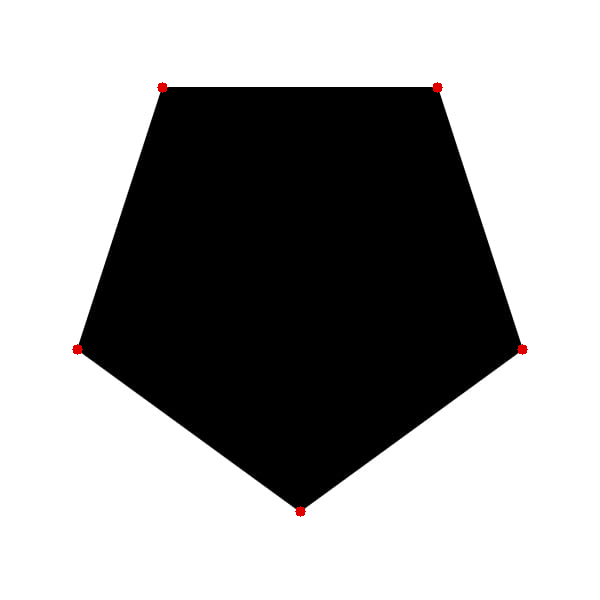
#> input picture data/pentagon_counted.png, 600 x 600 px
$ python markCorners.py --input data/pentagon_counted.png --filename data/square_counted.png
#> lines starting #> are read from the running program, lines starting #| are printed output that depends on the picture; after the words box and inside, x2 and y2 are one past the last pixel; in counts of white or black regions, pixels touching at a corner belong together
import cv2
import numpy as np
import argparse

parser = argparse.ArgumentParser(description='Corner Detector')
parser.add_argument('-i', '--input', help='Path to input image.')
parser.add_argument('-fname', '--filename', help='The name of the new file, with counted corners')
args = parser.parse_args()

image = args.input
filename = args.filename

img = cv2.imread(image)
#> img is the input picture: shape (600, 600, 3); mean B, G, R 162, 162, 162.3
gray = cv2.cvtColor(img, cv2.COLOR_BGR2GRAY)

corners = cv2.goodFeaturesToTrack(gray, 27, 0.1, 10)
#> corners = [[167, 86], [432, 86], [295, 509], [159, 92], [440, 92], [305, 509], [525, 352], [74, 352]]
corners = np.int0(corners)

for corner in corners:
    x, y = corner.ravel()
    cv2.circle(img, (x,y), 5, (0, 0, 225), -1)
#> this loop made 8 passes
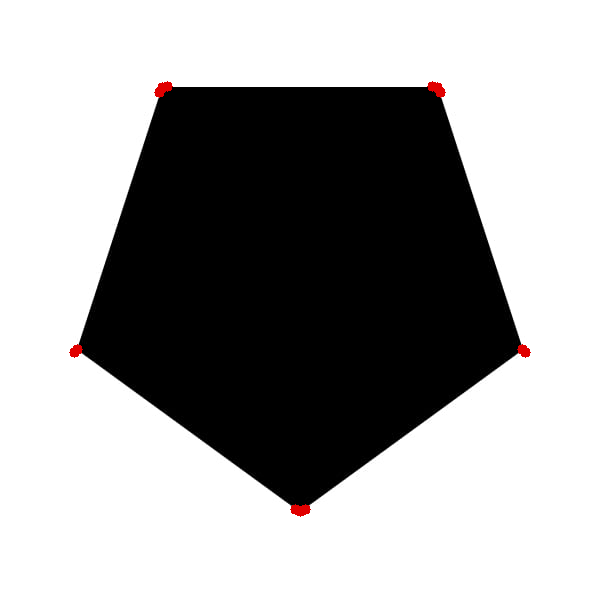
#> img: shape (600, 600, 3); 0.11% of pixels changed, all inside (x1, y1, x2, y2) = (69, 81, 531, 515)

cv2.imshow('img', img)
cv2.imwrite('./data/' + filename + '.png', img)
cv2.waitKey(0)
cv2.destroyAllWindows()

$ run again, on data/triangle_counted.png
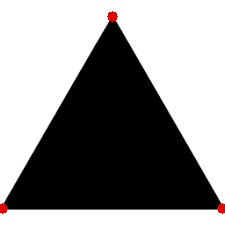
#> input picture data/triangle_counted.png, 225 x 225 px
#> img is the input picture: shape (225, 225, 3); mean B, G, R 144.2, 144.2, 145.1
#> corners = [[217, 210], [7, 210], [115, 20]]
#> the loop `for corner in corners:` made 3 passes
#> after the loop `for corner in corners:`:
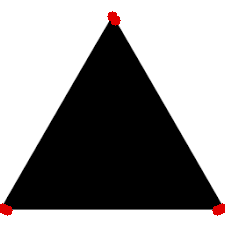
#> img: shape (225, 225, 3); 0.31% of pixels changed, all inside (x1, y1, x2, y2) = (3, 16, 222, 216)
